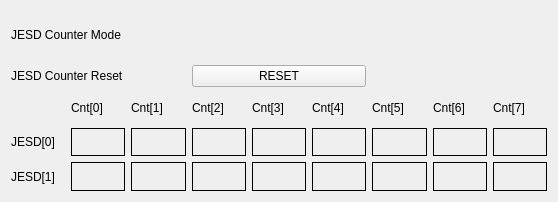
<?xml version="1.0" encoding="UTF-8"?>
<ui version="4.0">
 <class>Form</class>
 <widget class="QWidget" name="Form">
  <property name="geometry">
   <rect>
    <x>0</x>
    <y>0</y>
    <width>558</width>
    <height>202</height>
   </rect>
  </property>
  <property name="windowTitle">
   <string>JESD - ${DEVICE}</string>
  </property>
  <layout class="QVBoxLayout" name="verticalLayout">
   <item>
    <layout class="QGridLayout" name="gridLayout">
     <item row="0" column="1">
      <widget class="PyDMEnumButton" name="PyDMEnumButton">
       <property name="sizePolicy">
        <sizepolicy hsizetype="Preferred" vsizetype="Preferred">
         <horstretch>1</horstretch>
         <verstretch>1</verstretch>
        </sizepolicy>
       </property>
       <property name="minimumSize">
        <size>
         <width>0</width>
         <height>0</height>
        </size>
       </property>
       <property name="maximumSize">
        <size>
         <width>16777215</width>
         <height>48</height>
        </size>
       </property>
       <property name="toolTip">
        <string/>
       </property>
       <property name="channel" stdset="0">
        <string>ca://${DEVICE}:JESDCNT_MODE</string>
       </property>
       <property name="orientation" stdset="0">
        <enum>Qt::Horizontal</enum>
       </property>
       <property name="marginTop" stdset="0">
        <number>0</number>
       </property>
       <property name="marginBottom" stdset="0">
        <number>0</number>
       </property>
       <property name="marginLeft" stdset="0">
        <number>0</number>
       </property>
       <property name="marginRight" stdset="0">
        <number>0</number>
       </property>
       <property name="horizontalSpacing" stdset="0">
        <number>0</number>
       </property>
       <property name="verticalSpacing" stdset="0">
        <number>0</number>
       </property>
      </widget>
     </item>
     <item row="0" column="0">
      <widget class="QLabel" name="label">
       <property name="sizePolicy">
        <sizepolicy hsizetype="Preferred" vsizetype="Preferred">
         <horstretch>1</horstretch>
         <verstretch>1</verstretch>
        </sizepolicy>
       </property>
       <property name="text">
        <string>JESD Counter Mode</string>
       </property>
      </widget>
     </item>
     <item row="1" column="1">
      <widget class="PyDMPushButton" name="PyDMPushButton">
       <property name="toolTip">
        <string/>
       </property>
       <property name="text">
        <string>RESET</string>
       </property>
       <property name="channel" stdset="0">
        <string>ca://${DEVICE}:JESDCNT_RESET</string>
       </property>
       <property name="pressValue" stdset="0">
        <string>1</string>
       </property>
      </widget>
     </item>
     <item row="1" column="0">
      <widget class="QLabel" name="label_2">
       <property name="sizePolicy">
        <sizepolicy hsizetype="Preferred" vsizetype="Preferred">
         <horstretch>1</horstretch>
         <verstretch>1</verstretch>
        </sizepolicy>
       </property>
       <property name="text">
        <string>JESD Counter Reset</string>
       </property>
      </widget>
     </item>
     <item row="0" column="2" rowspan="2">
      <widget class="QFrame" name="frame">
       <property name="sizePolicy">
        <sizepolicy hsizetype="Preferred" vsizetype="Preferred">
         <horstretch>1</horstretch>
         <verstretch>1</verstretch>
        </sizepolicy>
       </property>
       <property name="frameShape">
        <enum>QFrame::NoFrame</enum>
       </property>
       <property name="frameShadow">
        <enum>QFrame::Raised</enum>
       </property>
      </widget>
     </item>
    </layout>
   </item>
   <item>
    <layout class="QGridLayout" name="gridLayout_2">
     <item row="0" column="1">
      <widget class="QLabel" name="label_6">
       <property name="text">
        <string>Cnt[0]</string>
       </property>
      </widget>
     </item>
     <item row="0" column="2">
      <widget class="QLabel" name="label_7">
       <property name="text">
        <string>Cnt[1]</string>
       </property>
      </widget>
     </item>
     <item row="0" column="3">
      <widget class="QLabel" name="label_8">
       <property name="text">
        <string>Cnt[2]</string>
       </property>
      </widget>
     </item>
     <item row="0" column="4">
      <widget class="QLabel" name="label_9">
       <property name="text">
        <string>Cnt[3]</string>
       </property>
      </widget>
     </item>
     <item row="0" column="5">
      <widget class="QLabel" name="label_10">
       <property name="text">
        <string>Cnt[4]</string>
       </property>
      </widget>
     </item>
     <item row="0" column="6">
      <widget class="QLabel" name="label_11">
       <property name="text">
        <string>Cnt[5]</string>
       </property>
      </widget>
     </item>
     <item row="0" column="7">
      <widget class="QLabel" name="label_12">
       <property name="text">
        <string>Cnt[6]</string>
       </property>
      </widget>
     </item>
     <item row="0" column="8">
      <widget class="QLabel" name="label_5">
       <property name="text">
        <string>Cnt[7]</string>
       </property>
      </widget>
     </item>
     <item row="1" column="0">
      <widget class="QLabel" name="label_3">
       <property name="text">
        <string>JESD[0]</string>
       </property>
      </widget>
     </item>
     <item row="1" column="1">
      <widget class="PyDMLabel" name="PyDMLabel">
       <property name="toolTip">
        <string/>
       </property>
       <property name="frameShape">
        <enum>QFrame::Box</enum>
       </property>
       <property name="text">
        <string/>
       </property>
       <property name="scaledContents">
        <bool>true</bool>
       </property>
       <property name="alignment">
        <set>Qt::AlignCenter</set>
       </property>
       <property name="margin">
        <number>0</number>
       </property>
       <property name="channel" stdset="0">
        <string>ca://${DEVICE}:JESD0_0</string>
       </property>
      </widget>
     </item>
     <item row="1" column="2">
      <widget class="PyDMLabel" name="PyDMLabel_2">
       <property name="toolTip">
        <string/>
       </property>
       <property name="frameShape">
        <enum>QFrame::Box</enum>
       </property>
       <property name="text">
        <string/>
       </property>
       <property name="scaledContents">
        <bool>true</bool>
       </property>
       <property name="alignment">
        <set>Qt::AlignCenter</set>
       </property>
       <property name="margin">
        <number>0</number>
       </property>
       <property name="channel" stdset="0">
        <string>ca://${DEVICE}:JESD0_1</string>
       </property>
      </widget>
     </item>
     <item row="1" column="3">
      <widget class="PyDMLabel" name="PyDMLabel_3">
       <property name="toolTip">
        <string/>
       </property>
       <property name="frameShape">
        <enum>QFrame::Box</enum>
       </property>
       <property name="text">
        <string/>
       </property>
       <property name="scaledContents">
        <bool>true</bool>
       </property>
       <property name="alignment">
        <set>Qt::AlignCenter</set>
       </property>
       <property name="margin">
        <number>0</number>
       </property>
       <property name="channel" stdset="0">
        <string>ca://${DEVICE}:JESD0_2</string>
       </property>
      </widget>
     </item>
     <item row="1" column="4">
      <widget class="PyDMLabel" name="PyDMLabel_4">
       <property name="toolTip">
        <string/>
       </property>
       <property name="frameShape">
        <enum>QFrame::Box</enum>
       </property>
       <property name="text">
        <string/>
       </property>
       <property name="scaledContents">
        <bool>true</bool>
       </property>
       <property name="alignment">
        <set>Qt::AlignCenter</set>
       </property>
       <property name="margin">
        <number>0</number>
       </property>
       <property name="channel" stdset="0">
        <string>ca://${DEVICE}:JESD0_3</string>
       </property>
      </widget>
     </item>
     <item row="1" column="5">
      <widget class="PyDMLabel" name="PyDMLabel_5">
       <property name="toolTip">
        <string/>
       </property>
       <property name="frameShape">
        <enum>QFrame::Box</enum>
       </property>
       <property name="text">
        <string/>
       </property>
       <property name="scaledContents">
        <bool>true</bool>
       </property>
       <property name="alignment">
        <set>Qt::AlignCenter</set>
       </property>
       <property name="margin">
        <number>0</number>
       </property>
       <property name="channel" stdset="0">
        <string>ca://${DEVICE}:JESD0_4</string>
       </property>
      </widget>
     </item>
     <item row="1" column="6">
      <widget class="PyDMLabel" name="PyDMLabel_6">
       <property name="toolTip">
        <string/>
       </property>
       <property name="frameShape">
        <enum>QFrame::Box</enum>
       </property>
       <property name="text">
        <string/>
       </property>
       <property name="scaledContents">
        <bool>true</bool>
       </property>
       <property name="alignment">
        <set>Qt::AlignCenter</set>
       </property>
       <property name="margin">
        <number>0</number>
       </property>
       <property name="channel" stdset="0">
        <string>ca://${DEVICE}:JESD0_5</string>
       </property>
      </widget>
     </item>
     <item row="1" column="7">
      <widget class="PyDMLabel" name="PyDMLabel_7">
       <property name="toolTip">
        <string/>
       </property>
       <property name="frameShape">
        <enum>QFrame::Box</enum>
       </property>
       <property name="text">
        <string/>
       </property>
       <property name="scaledContents">
        <bool>true</bool>
       </property>
       <property name="alignment">
        <set>Qt::AlignCenter</set>
       </property>
       <property name="margin">
        <number>0</number>
       </property>
       <property name="channel" stdset="0">
        <string>ca://${DEVICE}:JESD0_6</string>
       </property>
      </widget>
     </item>
     <item row="1" column="8">
      <widget class="PyDMLabel" name="PyDMLabel_8">
       <property name="toolTip">
        <string/>
       </property>
       <property name="frameShape">
        <enum>QFrame::Box</enum>
       </property>
       <property name="text">
        <string/>
       </property>
       <property name="scaledContents">
        <bool>true</bool>
       </property>
       <property name="alignment">
        <set>Qt::AlignCenter</set>
       </property>
       <property name="margin">
        <number>0</number>
       </property>
       <property name="channel" stdset="0">
        <string>ca://${DEVICE}:JESD0_7</string>
       </property>
      </widget>
     </item>
     <item row="2" column="0">
      <widget class="QLabel" name="label_4">
       <property name="text">
        <string>JESD[1]</string>
       </property>
      </widget>
     </item>
     <item row="2" column="1">
      <widget class="PyDMLabel" name="PyDMLabel_9">
       <property name="toolTip">
        <string/>
       </property>
       <property name="frameShape">
        <enum>QFrame::Box</enum>
       </property>
       <property name="text">
        <string/>
       </property>
       <property name="scaledContents">
        <bool>true</bool>
       </property>
       <property name="alignment">
        <set>Qt::AlignCenter</set>
       </property>
       <property name="margin">
        <number>0</number>
       </property>
       <property name="channel" stdset="0">
        <string>ca://${DEVICE}:JESD1_0</string>
       </property>
      </widget>
     </item>
     <item row="2" column="2">
      <widget class="PyDMLabel" name="PyDMLabel_10">
       <property name="toolTip">
        <string/>
       </property>
       <property name="frameShape">
        <enum>QFrame::Box</enum>
       </property>
       <property name="text">
        <string/>
       </property>
       <property name="scaledContents">
        <bool>true</bool>
       </property>
       <property name="alignment">
        <set>Qt::AlignCenter</set>
       </property>
       <property name="margin">
        <number>0</number>
       </property>
       <property name="channel" stdset="0">
        <string>ca://${DEVICE}:JESD1_1</string>
       </property>
      </widget>
     </item>
     <item row="2" column="3">
      <widget class="PyDMLabel" name="PyDMLabel_11">
       <property name="toolTip">
        <string/>
       </property>
       <property name="frameShape">
        <enum>QFrame::Box</enum>
       </property>
       <property name="text">
        <string/>
       </property>
       <property name="scaledContents">
        <bool>true</bool>
       </property>
       <property name="alignment">
        <set>Qt::AlignCenter</set>
       </property>
       <property name="margin">
        <number>0</number>
       </property>
       <property name="channel" stdset="0">
        <string>ca://${DEVICE}:JESD1_2</string>
       </property>
      </widget>
     </item>
     <item row="2" column="4">
      <widget class="PyDMLabel" name="PyDMLabel_12">
       <property name="toolTip">
        <string/>
       </property>
       <property name="frameShape">
        <enum>QFrame::Box</enum>
       </property>
       <property name="text">
        <string/>
       </property>
       <property name="scaledContents">
        <bool>true</bool>
       </property>
       <property name="alignment">
        <set>Qt::AlignCenter</set>
       </property>
       <property name="margin">
        <number>0</number>
       </property>
       <property name="channel" stdset="0">
        <string>ca://${DEVICE}:JESD1_3</string>
       </property>
      </widget>
     </item>
     <item row="2" column="5">
      <widget class="PyDMLabel" name="PyDMLabel_13">
       <property name="toolTip">
        <string/>
       </property>
       <property name="frameShape">
        <enum>QFrame::Box</enum>
       </property>
       <property name="text">
        <string/>
       </property>
       <property name="scaledContents">
        <bool>true</bool>
       </property>
       <property name="alignment">
        <set>Qt::AlignCenter</set>
       </property>
       <property name="margin">
        <number>0</number>
       </property>
       <property name="channel" stdset="0">
        <string>ca://${DEVICE}:JESD1_4</string>
       </property>
      </widget>
     </item>
     <item row="2" column="6">
      <widget class="PyDMLabel" name="PyDMLabel_14">
       <property name="toolTip">
        <string/>
       </property>
       <property name="frameShape">
        <enum>QFrame::Box</enum>
       </property>
       <property name="text">
        <string/>
       </property>
       <property name="scaledContents">
        <bool>true</bool>
       </property>
       <property name="alignment">
        <set>Qt::AlignCenter</set>
       </property>
       <property name="margin">
        <number>0</number>
       </property>
       <property name="channel" stdset="0">
        <string>ca://${DEVICE}:JESD1_5</string>
       </property>
      </widget>
     </item>
     <item row="2" column="7">
      <widget class="PyDMLabel" name="PyDMLabel_15">
       <property name="toolTip">
        <string/>
       </property>
       <property name="frameShape">
        <enum>QFrame::Box</enum>
       </property>
       <property name="text">
        <string/>
       </property>
       <property name="scaledContents">
        <bool>true</bool>
       </property>
       <property name="alignment">
        <set>Qt::AlignCenter</set>
       </property>
       <property name="margin">
        <number>0</number>
       </property>
       <property name="channel" stdset="0">
        <string>ca://${DEVICE}:JESD1_6</string>
       </property>
      </widget>
     </item>
     <item row="2" column="8">
      <widget class="PyDMLabel" name="PyDMLabel_16">
       <property name="toolTip">
        <string/>
       </property>
       <property name="frameShape">
        <enum>QFrame::Box</enum>
       </property>
       <property name="text">
        <string/>
       </property>
       <property name="scaledContents">
        <bool>true</bool>
       </property>
       <property name="alignment">
        <set>Qt::AlignCenter</set>
       </property>
       <property name="margin">
        <number>0</number>
       </property>
       <property name="channel" stdset="0">
        <string>ca://${DEVICE}:JESD1_7</string>
       </property>
      </widget>
     </item>
    </layout>
   </item>
  </layout>
 </widget>
 <customwidgets>
  <customwidget>
   <class>PyDMLabel</class>
   <extends>QLabel</extends>
   <header>pydm.widgets.label</header>
  </customwidget>
  <customwidget>
   <class>PyDMEnumButton</class>
   <extends>QWidget</extends>
   <header>pydm.widgets.enum_button</header>
  </customwidget>
  <customwidget>
   <class>PyDMPushButton</class>
   <extends>QPushButton</extends>
   <header>pydm.widgets.pushbutton</header>
  </customwidget>
 </customwidgets>
 <resources/>
 <connections/>
</ui>
